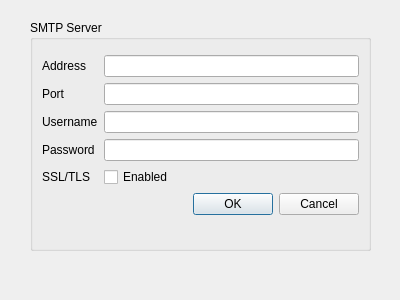
<?xml version="1.0" encoding="UTF-8"?>
<ui version="4.0">
 <class>Settings</class>
 <widget class="QDialog" name="Settings">
  <property name="geometry">
   <rect>
    <x>0</x>
    <y>0</y>
    <width>400</width>
    <height>300</height>
   </rect>
  </property>
  <property name="windowTitle">
   <string>Dialog</string>
  </property>
  <widget class="QGroupBox" name="SMTPGroupBox">
   <property name="geometry">
    <rect>
     <x>30</x>
     <y>20</y>
     <width>341</width>
     <height>231</height>
    </rect>
   </property>
   <property name="autoFillBackground">
    <bool>true</bool>
   </property>
   <property name="title">
    <string>SMTP Server</string>
   </property>
   <layout class="QFormLayout" name="formLayout">
    <property name="fieldGrowthPolicy">
     <enum>QFormLayout::AllNonFixedFieldsGrow</enum>
    </property>
    <property name="topMargin">
     <number>15</number>
    </property>
    <item row="0" column="0">
     <widget class="QLabel" name="AddressLabel">
      <property name="text">
       <string>Address</string>
      </property>
     </widget>
    </item>
    <item row="0" column="1">
     <widget class="QLineEdit" name="AddressLineEdit"/>
    </item>
    <item row="1" column="0">
     <widget class="QLabel" name="PortLabel">
      <property name="text">
       <string>Port</string>
      </property>
     </widget>
    </item>
    <item row="1" column="1">
     <widget class="QLineEdit" name="PortLineEdit"/>
    </item>
    <item row="2" column="0">
     <widget class="QLabel" name="UsernameLabel">
      <property name="text">
       <string>Username</string>
      </property>
     </widget>
    </item>
    <item row="2" column="1">
     <widget class="QLineEdit" name="UsernameLineEdit"/>
    </item>
    <item row="3" column="0">
     <widget class="QLabel" name="PasswordLabel">
      <property name="text">
       <string>Password</string>
      </property>
     </widget>
    </item>
    <item row="3" column="1">
     <widget class="QLineEdit" name="PasswordLineEdit"/>
    </item>
    <item row="4" column="0">
     <widget class="QLabel" name="SSLLabel">
      <property name="text">
       <string>SSL/TLS</string>
      </property>
     </widget>
    </item>
    <item row="5" column="1">
     <widget class="QDialogButtonBox" name="SettingsButtonBox">
      <property name="standardButtons">
       <set>QDialogButtonBox::Cancel|QDialogButtonBox::Ok</set>
      </property>
     </widget>
    </item>
    <item row="4" column="1">
     <widget class="QCheckBox" name="SSLCheckBox">
      <property name="text">
       <string>Enabled</string>
      </property>
     </widget>
    </item>
   </layout>
  </widget>
 </widget>
 <resources/>
 <connections/>
</ui>
